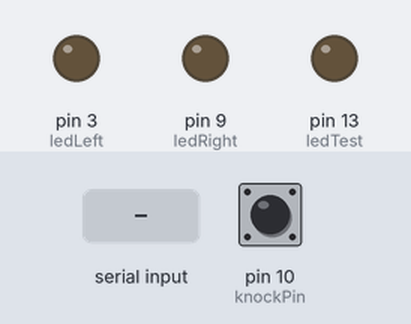
Simulated run of this sketch. Board: Arduino Uno, built with avr-gcc and run on an emulated ATmega328P. On the bench: output pins drawn as LEDs (lit = HIGH). The test bench sets the inputs (shaded band); at power-on: pin 10 (knockPin) HIGH.

Above: at 1.2 s.
1.3 s: "lightOn" received over Serial
At 3.1 s:
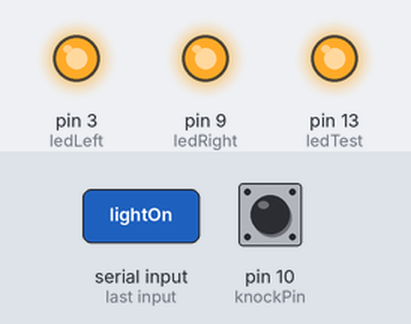
3.8 s: "lightOnSlow" received over Serial
At 5.2 s:
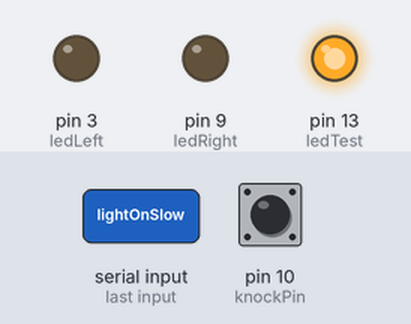
Timing chart, 0 to 6.8 s (numbered marks = the images above; inputs shaded):
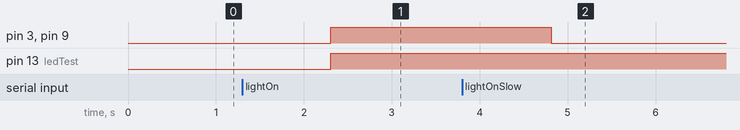

The sketch:

arduino.ino
```cpp
String inByte;         // incoming serial byte
bool newByteComing = false;
int knockPin = 10; // Use Pin 10 as our Input
int knockVal = HIGH;
unsigned long lastKnockTime; // Record the time that we measured a shock
int knockAlarmTime = 10000; // Number of milli seconds to keep the knock alarm high
bool knockActive = true;
int ledRight = 9;
int ledLeft = 3;
int ledTest = 13;

int brightness = 0;    // how bright the LED is
int fadeAmount = 30;    // how many points to fade the LED by

bool turnOn = false;

void setup() {
  // start serial port at 9600 bps and wait for port to open:
  Serial.begin(9600);
  pinMode(ledRight, OUTPUT);
  pinMode(ledLeft, OUTPUT);
  pinMode(ledTest, OUTPUT);
  pinMode (knockPin, INPUT) ; // input from the KY-031
  while (!Serial) {
    ; // wait for serial port to connect. Needed for native USB port only
  }


}

void loop() {
  // if we get a valid byte, read analog ins:
  if (Serial.available() > 0) {
    // get incoming byte:
    inByte = Serial.readString();
    //Serial.print(inByte,DEC);
    newByteComing = true;
  }
  if(newByteComing){
    if(inByte == "lightOn"){
      digitalWrite(ledRight, HIGH);
      digitalWrite(ledLeft, HIGH);
      digitalWrite(ledTest, HIGH);
    }else if (inByte == "lightOff"){
      digitalWrite(ledRight, LOW);
      digitalWrite(ledLeft, LOW);
      digitalWrite(ledTest, LOW);
    }
    if(inByte == "lightOnSlow"){
      turnOn = true;
    }else if (inByte == "lightOffSlow"){
      turnOn = false;
    }
    else if (inByte == "knockActive"){
      knockActive = true;
    }
    else if (inByte == "knockDesactive"){
      knockActive = false;
    }
    newByteComing = false;
  }
  if(knockActive && millis() - lastKnockTime > knockAlarmTime){
    knockVal = digitalRead(knockPin) ;
    if(knockVal == LOW){
      Serial.println("knock");
      lastKnockTime = millis();
    }
  }
  if(brightness > 255){
    brightness = 255;
  }
  if(brightness < 0){
    brightness = 0;
  }
  if(turnOn && brightness < 255){
    analogWrite(ledRight, brightness);
    analogWrite(ledLeft, brightness);
    digitalWrite(ledTest, HIGH);
    delay(100);
  }
  if(!turnOn && brightness > 0){
    analogWrite(ledRight, brightness);
    analogWrite(ledLeft, brightness);
    digitalWrite(ledTest, LOW);
    delay(100);
  }

  //delay(20); //keep arduino calm no more for geet knock sensing
}
```

Measured:
- after the input at 1.3 s, pin 3 (ledLeft), pin 9 (ledRight), pin 13 (ledTest): LOW → HIGH after 1.0 s
- after the input at 3.8 s, pin 3 (ledLeft), pin 9 (ledRight): HIGH → LOW after 1.0 s
